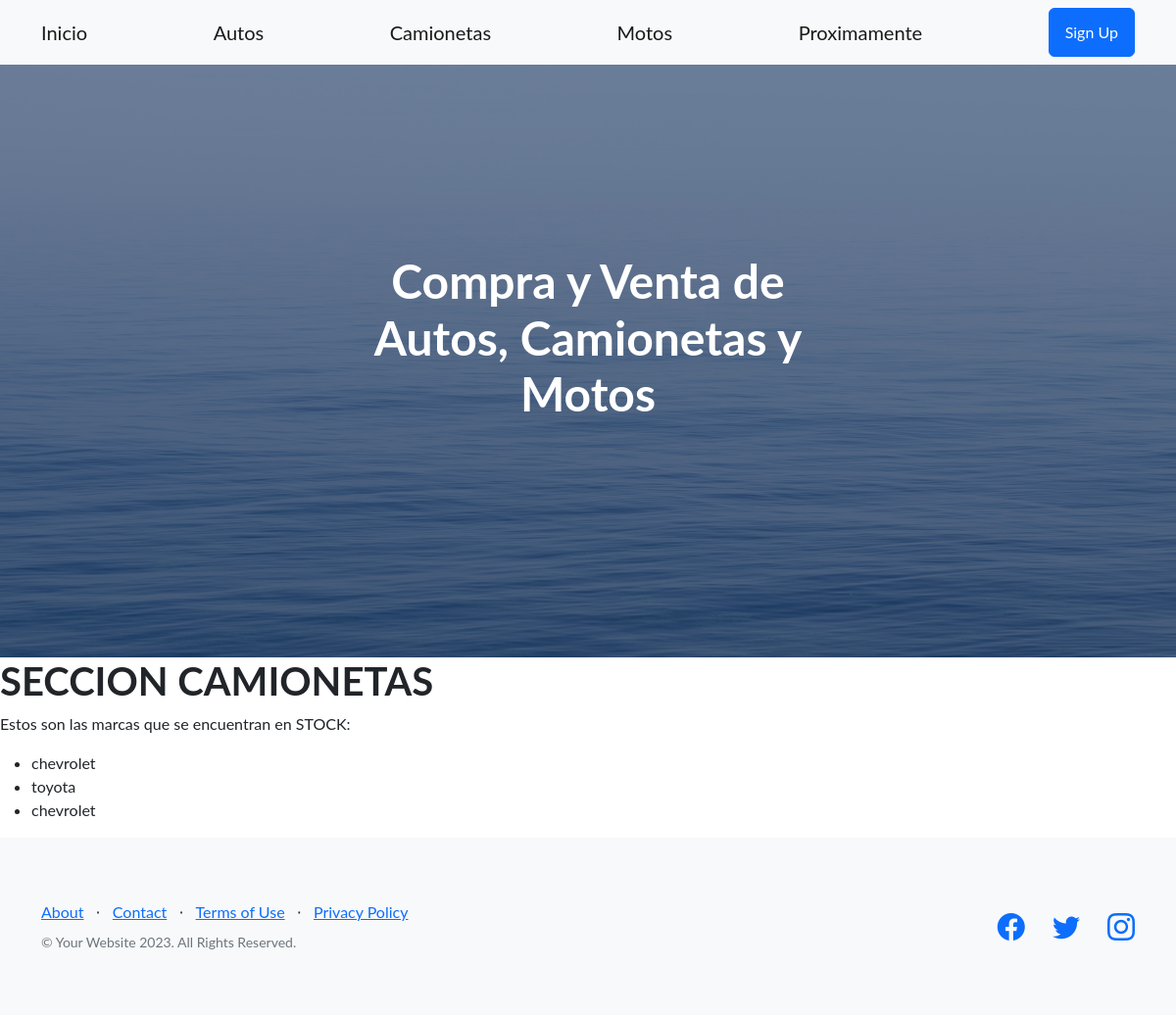
Before: /CompraVenta/stock-camionetas/ with the older database file.
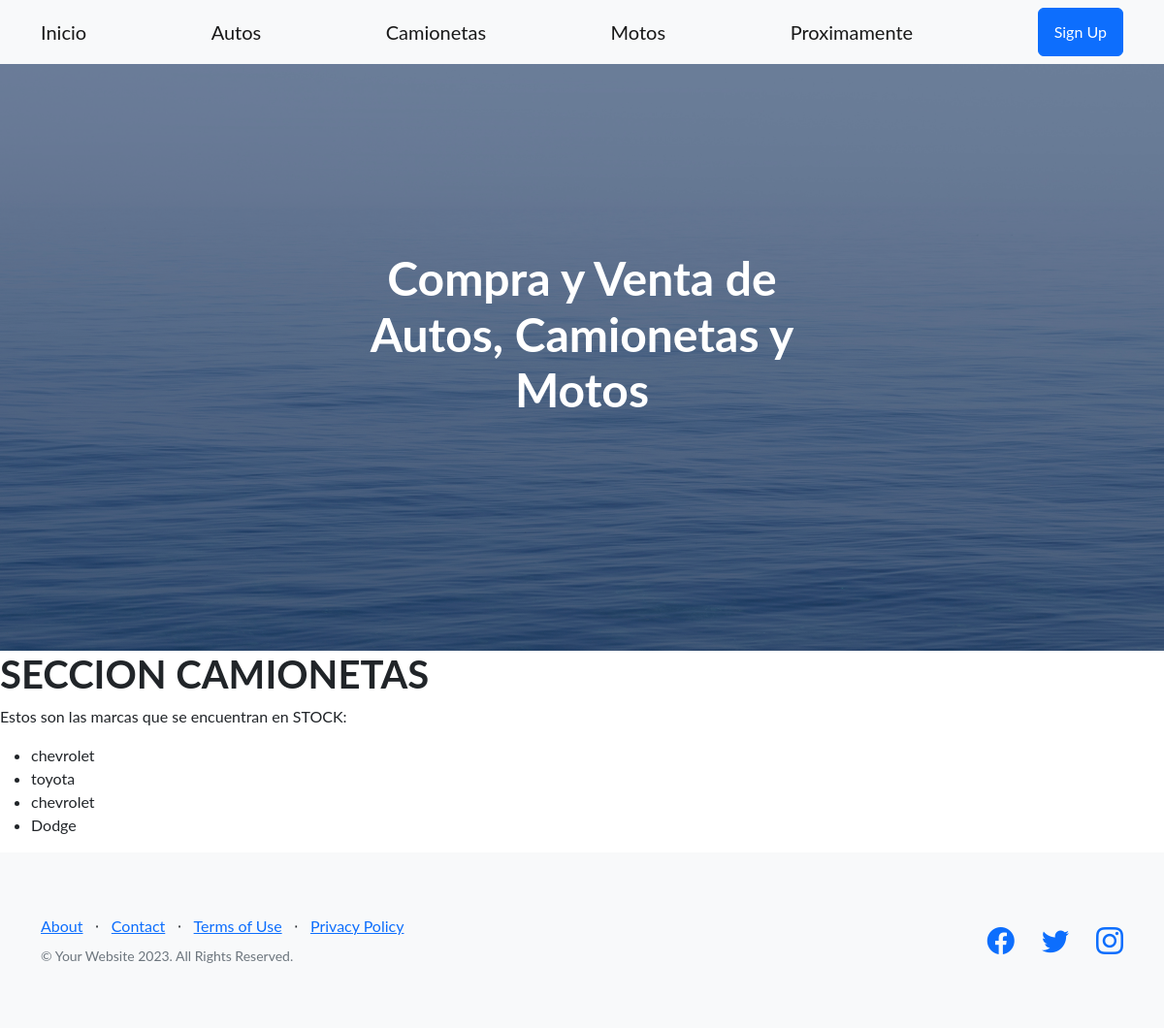
After: the same page with the newer database file.
### CompraVenta/models.py (models this page shows)
class Camioneta(models.Model):
    marca = models.CharField(max_length=50)
    modelo = models.CharField(max_length=50)
    anio = models.IntegerField(max_length=4)

### CompraVenta/views.py (the view)
# urls.py: path('stock-camionetas/', stock_camionetas, name="Stock_Camionetas"),
def stock_camionetas(req):
     stock = Camioneta.objects.all()
     return render(req, "stock_camioneta.html", {"stock_camionetas": stock})

### CompraVenta/templates/stock_camioneta.html
{% extends 'padre.html' %}
{% block ContenidoQueCambia %}
<h1>SECCION CAMIONETAS</h1>
<p>Estos son las marcas que se encuentran en STOCK:</p>
    <ul>
        {% for camioneta in stock_camionetas  %}
            <li>{{camioneta.marca}}</li>
        {% endfor %}
    </ul>
{% endblock ContenidoQueCambia %}

Changed rows visible on the page:
added Camioneta: marca "Dodge"
